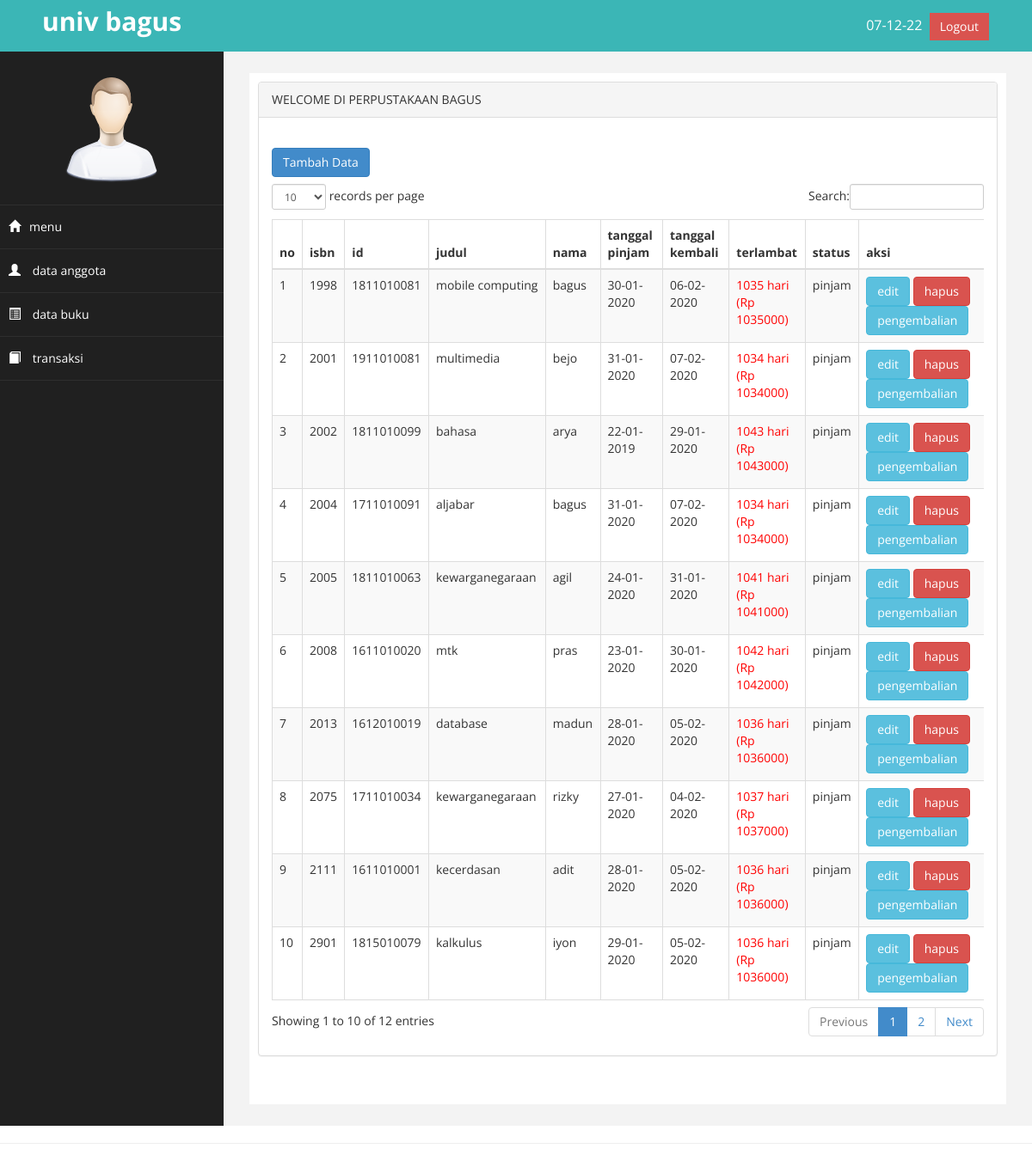
Page /tugas/index.php?page=transaksi on the committed database.
### tables this page shows
CREATE TABLE `db_transaksi` (
  `isbn` int(40) NOT NULL,
  `id` int(49) NOT NULL,
  `judul` varchar(50) NOT NULL,
  `nama` varchar(40) NOT NULL,
  `tgl_pinjam` varchar(40) NOT NULL,
  `tgl_kembali` varchar(40) NOT NULL,
  `status` varchar(40) NOT NULL,
  `aksi` varchar(40) NOT NULL
);

### tugas/function.php (called while the page is built)
<?php
function terlambat ($tgl_dateline,$tgl_kembali){
$tgl_dateline_pecah =explode("-",$tgl_dateline);
$tgl_dateline_pecah =$tgl_dateline_pecah [2]."-".$tgl_dateline_pecah[1]."-".$tgl_dateline_pecah[0];
$tgl_kembali_pecah=explode("-",$tgl_kembali);
$tgl_kembali_pecah =$tgl_kembali_pecah[2]."-".$tgl_kembali_pecah[1]."-".$tgl_kembali_pecah[0];
$selisih = strtotime($tgl_kembali_pecah)-strtotime($tgl_dateline_pecah);
$selisih=$selisih/86400;
if ($selisih>=1) {
	$hasil_tgl=floor($selisih);
}else{
	$hasil_tgl= 0;
}
return $hasil_tgl;
}
?>

### tugas/page/transaksi/transaksi.php (the view, shortened to what this page needs)
          <div class="row">
              <div class="col-md-12">
                  <div class="panel panel-default">
                      <div class="panel-heading">
                      <div id="runningtext">
<marquee behavior="scroll" scrollamount="3" onmouseover="this.stop();" onmouseout="this.start();" direction="left">
	WELCOME DI PERPUSTAKAAN BAGUS
</marquee>
</div>
</div>
                      <div class="panel-body">
                          <div class="table-responsive">
                              <table class="table table-striped table-bordered table-hover" id="dataTables-example">
                                  <thead>
                                      <tr>
                                          <th>no</th>
                                          <th>isbn</th>
                                          <th>id</th>
                                          <th>judul</th>
                                          <th>nama</th>
                                          <th>tanggal pinjam</th>
                                          <th>tanggal kembali</th>
                                          <th>terlambat</th>
                                          <th>status</th>
                                          <th>aksi</th>
                                      </tr>
                                  </thead>
                                  <tbody>
                                  	<?php
                                  	$no=1;
                                  	$sql= $koneksi->query ("select *from db_transaksi where status='pinjam'");
                                  	while ($data=$sql->fetch_assoc()){
                                  	 ?>
                                      <tr>
                                          <td><?php echo $no++;?></td>
                                          <td><?php echo $data ['isbn'];?></td>
                                          <td><?php echo $data ['id'];?></td>
                                          <td><?php echo $data ['judul'];?></td>
                                          <td><?php echo $data ['nama'];?></td>
                                          <td><?php echo $data ['tgl_pinjam'];?></td>
                                          <td><?php echo $data ['tgl_kembali'];?></td>
                                          <td>
                                              <?php
                                                    $denda = 1000;
                                                    $tgl_dateline= $data ['tgl_kembali'];
                                                    $tgl_kembali = date('d-m-y');
                                                    $lambat = terlambat ($tgl_dateline,$tgl_kembali);
                                                    $denda1=$lambat*$denda;
                                                    if ($lambat>0) {
                                                        echo "<font color='red' >$lambat hari <br> (Rp $denda1) </font>";
                                                    }else {
                                                        echo $lambat."hari";
                                                    }
                                               ?>
                                          </td>
                                          <td><?php echo $data ['status'];?></td>
                                          <td>
                                          	<a href="?page=transaksi&aksi=ubah&id=<?php echo $data['id']; ?>" class="btn btn-info">edit </a>
                                          	<a onclick="return confirm ('Anda Yakin Akan Mengapus Data ini.....???)"
                                                  href="?page=transaksi&aksi=hapus&id=<?php echo $data['id']; ?>" class="btn btn-danger">hapus </a>
                                              <a href="?page=transaksi&aksi=pengembalian&id=<?php echo $data['id']; ?> &judul=<?php echo $data['judul'];?>" class="btn btn-info">pengembalian</a>
                                          </td>
                                      </tr>
                                  <?php } ?>
                                  <br>
                                  <a href="?page=transaksi&aksi=tambah" class="btn btn-primary" style="margin-bottom:8px;">Tambah Data </a>
                              </tbody>
                          </table>
                      </div>
                  </div>
              </div>
          </div>
               </div>
                      </div>
                      </div>
                      </div>

### tugas/assets/css/custom.css (style rules this page uses)
body { font-family: 'Open Sans', sans-serif; }

### rows in the picture
db_transaksi: isbn "1998", id "1811010081", judul "mobile computing", nama "bagus", tgl_pinjam "30-01-2020", tgl_kembali "06-02-2020", tgl_kembali "1035", tgl_kembali "1035000", status "pinjam"
db_transaksi: isbn "2001", id "1911010081", judul "multimedia", nama "bejo", tgl_pinjam "31-01-2020", tgl_kembali "07-02-2020", tgl_kembali "1034", tgl_kembali "1034000", status "pinjam"
db_transaksi: isbn "2002", id "1811010099", judul "bahasa", nama "arya", tgl_pinjam "22-01-2019", tgl_kembali "29-01-2020", tgl_kembali "1043", tgl_kembali "1043000", status "pinjam"
db_transaksi: isbn "2004", id "1711010091", judul "aljabar", nama "bagus", tgl_pinjam "31-01-2020", tgl_kembali "07-02-2020", tgl_kembali "1034", tgl_kembali "1034000", status "pinjam"
db_transaksi: isbn "2005", id "1811010063", judul "kewarganegaraan", nama "agil", tgl_pinjam "24-01-2020", tgl_kembali "31-01-2020", tgl_kembali "1041", tgl_kembali "1041000", status "pinjam"
db_transaksi: isbn "2008", id "1611010020", judul "mtk", nama "pras", tgl_pinjam "23-01-2020", tgl_kembali "30-01-2020", tgl_kembali "1042", tgl_kembali "1042000", status "pinjam"
db_transaksi: isbn "2013", id "1612010019", judul "database", nama "madun", tgl_pinjam "28-01-2020", tgl_kembali "05-02-2020", tgl_kembali "1036", tgl_kembali "1036000", status "pinjam"
db_transaksi: isbn "2075", id "1711010034", judul "kewarganegaraan", nama "rizky", tgl_pinjam "27-01-2020", tgl_kembali "04-02-2020", tgl_kembali "1037", tgl_kembali "1037000", status "pinjam"
db_transaksi: isbn "2111", id "1611010001", judul "kecerdasan", nama "adit", tgl_pinjam "28-01-2020", tgl_kembali "05-02-2020", tgl_kembali "1036", tgl_kembali "1036000", status "pinjam"
db_transaksi: isbn "2901", id "1815010079", judul "kalkulus", nama "iyon", tgl_pinjam "29-01-2020", tgl_kembali "05-02-2020", tgl_kembali "1036", tgl_kembali "1036000", status "pinjam"
